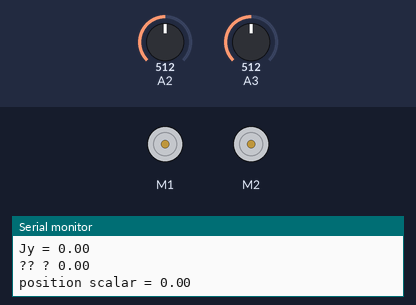
The sketch below on a simulated Arduino Uno, built with avr-gcc and run on an emulated ATmega328P. On the bench: 2 × DC motor (green arrow = forward, orange = backward, longer = faster), the last lines printed to the serial monitor. The test bench sets the inputs (shaded band); at power-on: A3 = 512, A2 = 512.

Above: at 1.2 s.
1.3 s: A3 set to 490
At 2.8 s:
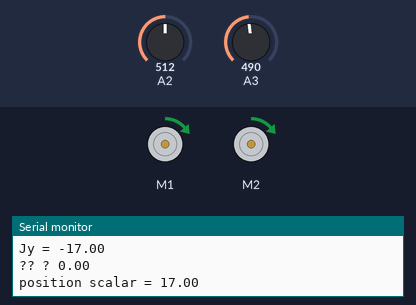
4.3 s: A3 set to 470
At 5.8 s:
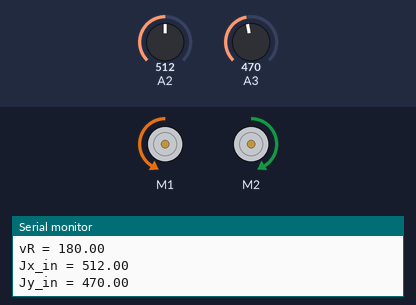
6.2 s: A2 set to 511
9.2 s: A2 set to 390
At 10.6 s:
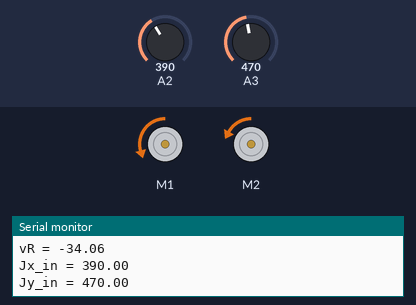
11.0 s: A3 set to 511
At 12.0 s:
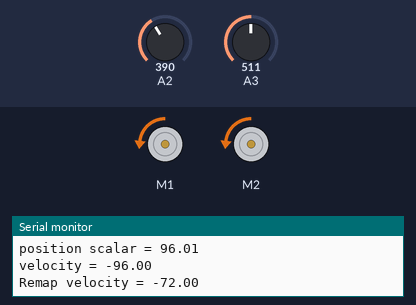
12.7 s: A2 set to 306
At 13.7 s:
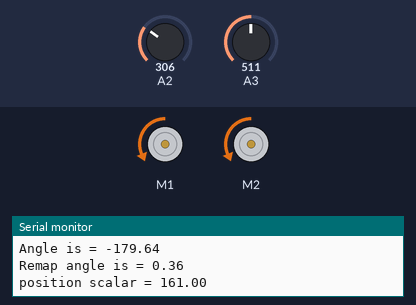
Timing chart, 0 to 15.4 s (numbered marks = the images above; inputs shaded):
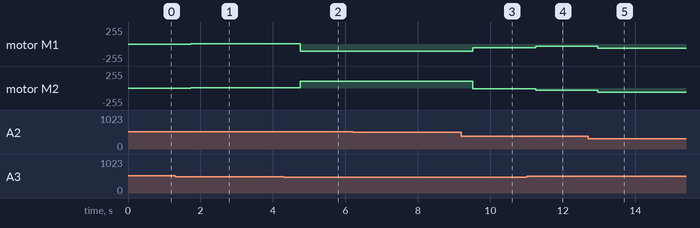

Measured:
- the behaviour switches between 481 and 480 on A3 (found by bisection; images 1 and 2)
- after the input at 1.3 s, motor M1, motor M2: stopped → forward 1/255 after 0.43 s
- after the input at 4.3 s, motor M1: forward 1/255 → backward 105/255 after 0.45 s; motor M2: forward 1/255 → forward 105/255 after 0.45 s
- after the input at 9.2 s, motor M1: backward 105/255 → backward 59/255 after 0.32 s; motor M2: forward 105/255 → backward 12/255 after 0.32 s
- after the input at 11.0 s, motor M1: backward 59/255 → backward 36/255 after 0.25 s; motor M2: backward 12/255 → backward 36/255 after 0.25 s
- after the input at 12.7 s, motor M1, motor M2: backward 36/255 → backward 67/255 after 0.26 s

The sketch:

Joe_Analog_Code.ino
```cpp
#include <math.h>
#include "DualVNH5019MotorShield.h"

// analog inputs
byte xpot = A2;
byte ypot = A3;

// remap joystick with idle position
// as origin
float Jx;
float Jy;

// dimensions of ride-on
const float wheel_radius = 1.0;
const float width = 1.0;

// unincycle model & diff. drive model
float omega;
float velocity;
const float omega_const = 4;
const float vel_const = 1;
float vL;
float vR;

// position and heading variables
float theta_deg;
float theta_rad;
double position_scalar;

// state variables
float currVelocity;
float targetVelocity;
float targetSpeed1;  // Variable to store desired speed of motor 1 (left wheel)
float targetSpeed2;  // Variable to store desired speed of motor 2 (right wheel)
float error1;  // Variable used to store the difference between the current speed and the target speed of Motor 1
float error2;  // Variable used to store the difference between the current speed and the target speed of Motor 2
const float minSpeedDiff = 15;  // Minimum difference in target and current speed required for the wheels to change speed


DualVNH5019MotorShield m;

void setup() {
 m.init();

 m.setM1Speed(0);
 m.setM2Speed(0);

 Serial.begin(9600);
}

void loop() {
readJoystick();
genModel();
getSpeed();
useController();
//changeSpeed();

}

void readJoystick(){
 Jx = analogRead(A2);//(xpot);
 Jy = analogRead(A3);//(ypot);
Serial.print("Jx_in = ");
Serial.println(Jx);
Serial.print("Jy_in = ");
Serial.println(Jy);


 delay(10);
 Jx = map(Jx, 0, 1023, -400, 400);
 Jy = map(Jy, 0, 1023, -400, 400);

Serial.print("Jx = ");
Serial.println(Jx);
Serial.print("Jy = ");
Serial.println(Jy);
}

void genModel(){

 position_scalar = ((Jx * Jx) + (Jy * Jy)); //(float)sqrt(sq(Jx) + sq((float)Jy));
 position_scalar = pow(position_scalar, 0.5);

 Serial.print("?? ? ");
 Serial.println(sq(Jx));
 Serial.print("position scalar = ");
 Serial.println(position_scalar);

 if(position_scalar < 25)
  theta_rad = 0;
 else
  theta_rad = atan2((double)Jy,(double)Jx);

 theta_deg = theta_rad * 4068 / 71;
 if((theta_deg > 0 && abs(theta_deg - 90) < 15))
  {
    theta_rad = PI / 2;
    theta_deg = 90;
  }
  else if((theta_deg < 0 && abs(theta_deg + 90) < 15))
  {
    theta_rad = (-1) * PI / 2;
    theta_deg = (-1) * 90;
  }
  else
    {
      theta_rad = theta_rad;
      theta_deg = theta_deg;
    }

 velocity = position_scalar * cos(theta_rad);

  if(position_scalar < 22)
    velocity = 0;
  else if(position_scalar >= 400)
    position_scalar = 400;

 velocity = position_scalar * cos(theta_rad);

 Serial.print("Angle is = ");
 Serial.println(theta_deg);

  if((velocity < 0) && (theta_deg < 0))
    theta_deg = theta_deg + 180;
  else if((velocity < 0) && (theta_deg > 0))
    theta_deg = theta_deg - 180;

 if((theta_deg == 0) || (abs(theta_deg) < 15))
  omega = 0;
 else{
  omega = theta_deg * omega_const;
 }

  Serial.print("Remap angle is = ");
  Serial.println(theta_deg);
  Serial.print("position scalar = ");
  Serial.println(position_scalar);
  Serial.print("velocity = ");
  Serial.println(velocity);

}

void getSpeed(){
  if(velocity < 0)
    velocity = map(velocity, -400, 400, -300, 300);
  else
   velocity = velocity;
/*
  if((velocity < 0) && (theta_deg < 0))
    theta_deg = theta_deg + 180;
  else if((velocity < 0) && (theta_deg > 0))
    theta_deg = theta_deg - 180;
*/
  vL = ((2 * velocity) - (omega * width)) / (2 * wheel_radius);
  vR = ((2 * velocity) + (omega * width)) / (2 * wheel_radius);

  Serial.print("Remap velocity = ");
  Serial.println(velocity);
  Serial.print("vL = ");
  Serial.println(vL);
  Serial.print("vR = ");
  Serial.println(vR);

  //Serial.print("Remap angle = ");
  //Serial.println(theta_deg);
}

void useController()
{
  error1 = vL - targetSpeed1;
  error2 = vR - targetSpeed2;

  if(error1 > minSpeedDiff)
  {
    vL = vL - minSpeedDiff;
    m.setM1Speed(vL);
  }
  else if(error1 < (-1 * minSpeedDiff))
  {
    vL = vL + minSpeedDiff;
    m.setM1Speed(vL);
  }
  else if(vL != targetSpeed1)
  {
    vL = vL - error1;
  }
  else
    vL = vL;


  if(error2 > minSpeedDiff)
  {
    vR = vR - minSpeedDiff;
    m.setM2Speed(vR);
  }
  else if(error2 < (-1 * minSpeedDiff))
  {
    vR = vR + minSpeedDiff;
    m.setM2Speed(vR);
  }
  else if(vR != targetSpeed2)
  {
    vR = vR - error2;
  }
  else
    vR = vR;
}

/*void changeSpeed(){
  m.setM1Speed(vL);
  m.setM2Speed(vR);
}
*/
```
